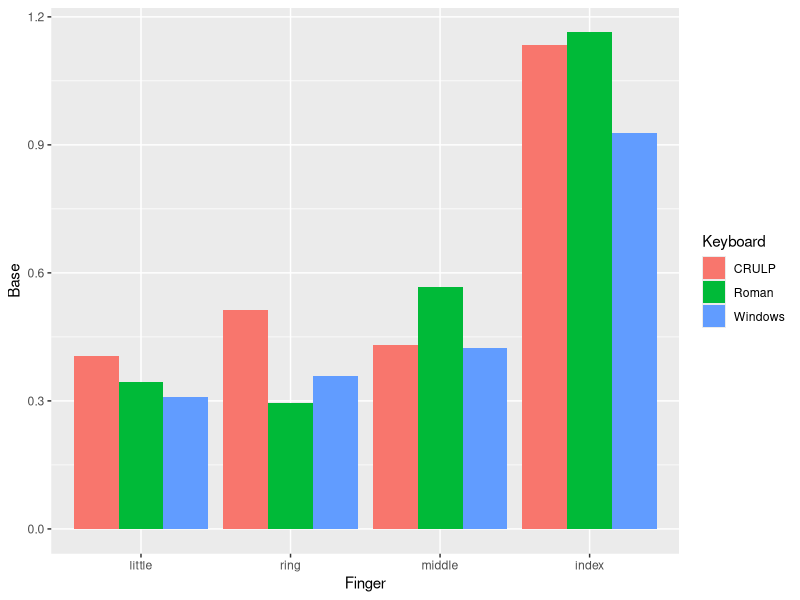
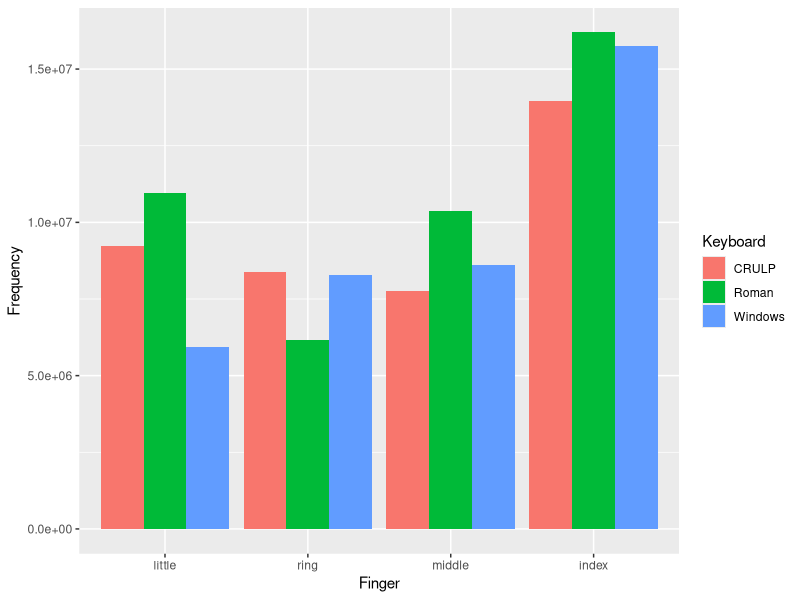
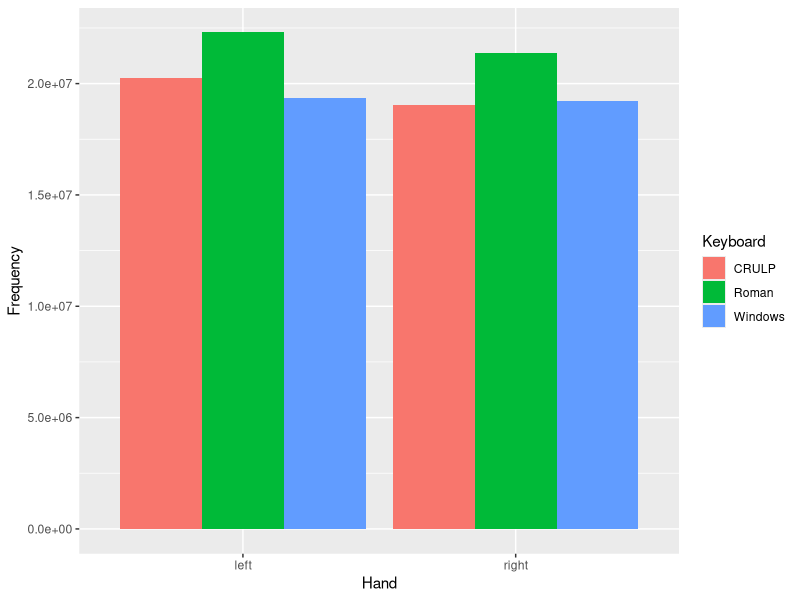

Source code (R) for these figures, in order:
library(tidyverse)
library(ggpubr)
library(rstatix)
library(knitr)
library(ggplot2)

################
# Prepare Data #
################
# Read Data
data <- read.csv("./output/data/dakshina.csv")
data <- read.csv("./output/data/roUrParl.csv")
view(data)

# Add Hand-Finger combined column
# Each key uses only one Hand-Finger combination
data$Hand_Finger <- paste(data$Hand, data$Finger)
view(data)

# Add 1 smoothing
crulp <- subset(data, Keyboard == "CRULP")
roman <- subset(data, Keyboard == "Roman")
windows <- subset(data, Keyboard == "Windows")

crulp$Prob <- (crulp$Frequency)/(sum(crulp$Frequency))
roman$Prob <- (roman$Frequency)/(sum(roman$Frequency))
windows$Prob <- (windows$Frequency)/(sum(windows$Frequency))

data <- rbind(crulp, roman, windows)
view(data)

# Total distance calculation
data$Base <- data$Distance*data$Prob
view(data)

# Summary stats
data %>%
  group_by(Keyboard) %>%
  get_summary_stats(Base, type = "common")

knitr::kable(get_summary_stats(group_by(data,Keyboard),Base, type = "common"), format = "markdown")



# Finger distance graph
new_data <-  data %>%
  group_by(Keyboard, Finger) %>%
  summarize(Base = sum(Base), .groups = 'drop')
new_data$Finger <- factor(new_data$Finger, levels = c("little", "ring", "middle", "index"))

ggplot(new_data, aes(fill=Keyboard, y=Base, x=Finger)) + 
    geom_bar(position="dodge", stat="identity")

# Finger freq
new_data <-  data %>%
  group_by(Keyboard, Finger) %>%
  summarize(Frequency = sum(Frequency), .groups = 'drop')
new_data$Finger <- factor(new_data$Finger, levels = c("little", "ring", "middle", "index"))

ggplot(new_data, aes(fill=Keyboard, y=Frequency, x=Finger)) + 
    geom_bar(position="dodge", stat="identity")

# Hand
new_data <-  data %>%
  group_by(Keyboard, Hand) %>%
  summarize(Frequency = sum(Frequency), .groups = 'drop')

ggplot(new_data, aes(fill=Keyboard, y=Frequency, x=Hand)) + 
  geom_bar(position="dodge", stat="identity")

# Row
# Alternating